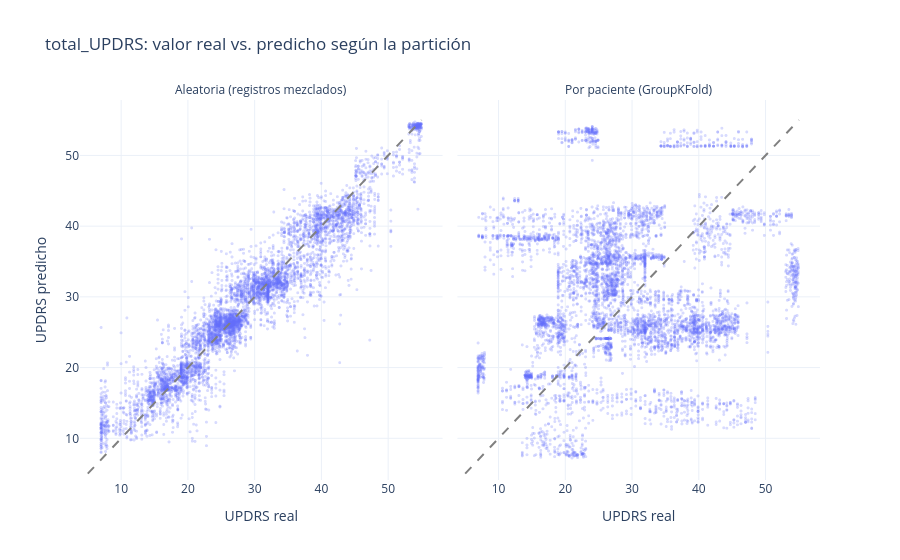

The notebook cell this image was saved under:
### Code cell
fig = px.scatter(res["predicciones_fuga"], x="real", y="predicho", facet_col="particion",
                 opacity=0.25, render_mode="webgl",
                 title=f"{OBJETIVO}: valor real vs. predicho según la partición",
                 labels={"real": "UPDRS real", "predicho": "UPDRS predicho"})
for col in (1, 2):
    fig.add_shape(type="line", x0=5, y0=5, x1=55, y1=55, line={"dash": "dash", "color": "gray"}, row=1, col=col)
fig.for_each_annotation(lambda a: a.update(text=a.text.split("=")[-1]))
fig.update_traces(marker_size=3)
guardar(fig, "02_fuga_real_vs_predicho")
fig

### Figure 1 — Plotly figure (JSON) as saved in the notebook; plotly's stock layout.template omitted (floating-point values rounded to 4 significant figures; data arrays with more than 128 entries replaced by an {"elided": "..."} marker saying what was removed)
{"data": [{"hovertemplate": "particion=Aleatoria (registros mezclados)<br>UPDRS real=%{x}<br>UPDRS predicho=%{y}<extra></extra>", "legendgroup": "", "marker": {"color": "#636efa", "opacity": 0.25, "size": 3, "symbol": "circle"}, "mode": "markers", "name": "", "showlegend": false, "type": "scattergl", "x": {"elided": "5875 float values"}, "xaxis": "x", "y": {"elided": "5875 float values"}, "yaxis": "y"}, {"hovertemplate": "particion=Por paciente (GroupKFold)<br>UPDRS real=%{x}<br>UPDRS predicho=%{y}<extra></extra>", "legendgroup": "", "marker": {"color": "#636efa", "opacity": 0.25, "size": 3, "symbol": "circle"}, "mode": "markers", "name": "", "showlegend": false, "type": "scattergl", "x": {"elided": "5875 float values"}, "xaxis": "x2", "y": {"elided": "5875 float values"}, "yaxis": "y2"}], "layout": {"annotations": [{"font": {}, "showarrow": false, "text": "Aleatoria (registros mezclados)", "x": 0.245, "xanchor": "center", "xref": "paper", "y": 1, "yanchor": "bottom", "yref": "paper"}, {"font": {}, "showarrow": false, "text": "Por paciente (GroupKFold)", "x": 0.755, "xanchor": "center", "xref": "paper", "y": 1, "yanchor": "bottom", "yref": "paper"}], "legend": {"tracegroupgap": 0}, "shapes": [{"line": {"color": "gray", "dash": "dash"}, "type": "line", "x0": 5, "x1": 55, "xref": "x", "y0": 5, "y1": 55, "yref": "y"}, {"line": {"color": "gray", "dash": "dash"}, "type": "line", "x0": 5, "x1": 55, "xref": "x2", "y0": 5, "y1": 55, "yref": "y2"}], "title": {"text": "total_UPDRS: valor real vs. predicho según la partición"}, "xaxis": {"anchor": "y", "domain": [0, 0.49], "title": {"text": "UPDRS real"}}, "xaxis2": {"anchor": "y2", "domain": [0.51, 1], "matches": "x", "title": {"text": "UPDRS real"}}, "yaxis": {"anchor": "x", "domain": [0, 1], "title": {"text": "UPDRS predicho"}}, "yaxis2": {"anchor": "x2", "domain": [0, 1], "matches": "y", "showticklabels": false}}}
